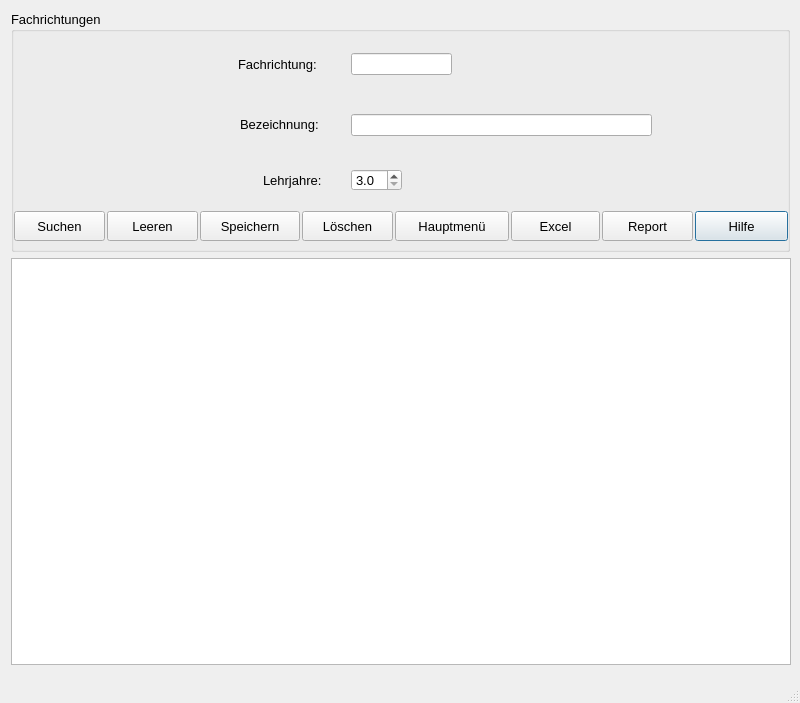
<?xml version="1.0" encoding="UTF-8"?>
<ui version="4.0">
 <class>Dialog</class>
 <widget class="QDialog" name="Dialog">
  <property name="geometry">
   <rect>
    <x>0</x>
    <y>0</y>
    <width>800</width>
    <height>703</height>
   </rect>
  </property>
  <property name="minimumSize">
   <size>
    <width>797</width>
    <height>703</height>
   </size>
  </property>
  <property name="windowTitle">
   <string>Fachrichtungen</string>
  </property>
  <property name="sizeGripEnabled">
   <bool>true</bool>
  </property>
  <layout class="QGridLayout" name="gridLayout">
   <item row="0" column="0">
    <widget class="QGroupBox" name="gbFachrichtungen">
     <property name="sizePolicy">
      <sizepolicy hsizetype="Fixed" vsizetype="Fixed">
       <horstretch>0</horstretch>
       <verstretch>0</verstretch>
      </sizepolicy>
     </property>
     <property name="minimumSize">
      <size>
       <width>779</width>
       <height>241</height>
      </size>
     </property>
     <property name="maximumSize">
      <size>
       <width>779</width>
       <height>241</height>
      </size>
     </property>
     <property name="font">
      <font>
       <pointsize>10</pointsize>
      </font>
     </property>
     <property name="title">
      <string>Fachrichtungen</string>
     </property>
     <widget class="QLineEdit" name="leFachrichtungabk">
      <property name="geometry">
       <rect>
        <x>340</x>
        <y>42</y>
        <width>101</width>
        <height>22</height>
       </rect>
      </property>
      <property name="font">
       <font>
        <pointsize>10</pointsize>
       </font>
      </property>
     </widget>
     <widget class="QLineEdit" name="leFachrichtungbez">
      <property name="geometry">
       <rect>
        <x>340</x>
        <y>103</y>
        <width>301</width>
        <height>22</height>
       </rect>
      </property>
      <property name="font">
       <font>
        <pointsize>10</pointsize>
       </font>
      </property>
     </widget>
     <widget class="QLabel" name="lblFachrichtung">
      <property name="geometry">
       <rect>
        <x>227</x>
        <y>43</y>
        <width>111</width>
        <height>20</height>
       </rect>
      </property>
      <property name="font">
       <font>
        <pointsize>10</pointsize>
       </font>
      </property>
      <property name="text">
       <string>Fachrichtung:</string>
      </property>
     </widget>
     <widget class="QLabel" name="lblBezeichnung">
      <property name="geometry">
       <rect>
        <x>229</x>
        <y>103</y>
        <width>101</width>
        <height>20</height>
       </rect>
      </property>
      <property name="font">
       <font>
        <pointsize>10</pointsize>
       </font>
      </property>
      <property name="text">
       <string>Bezeichnung:</string>
      </property>
     </widget>
     <widget class="QLabel" name="lblLJahre">
      <property name="geometry">
       <rect>
        <x>252</x>
        <y>161</y>
        <width>91</width>
        <height>16</height>
       </rect>
      </property>
      <property name="font">
       <font>
        <pointsize>10</pointsize>
       </font>
      </property>
      <property name="text">
       <string>Lehrjahre:</string>
      </property>
     </widget>
     <widget class="QDoubleSpinBox" name="sbLehrjahre">
      <property name="geometry">
       <rect>
        <x>340</x>
        <y>158</y>
        <width>51</width>
        <height>22</height>
       </rect>
      </property>
      <property name="font">
       <font>
        <pointsize>10</pointsize>
       </font>
      </property>
      <property name="decimals">
       <number>1</number>
      </property>
      <property name="minimum">
       <double>3.000000000000000</double>
      </property>
      <property name="maximum">
       <double>4.000000000000000</double>
      </property>
      <property name="singleStep">
       <double>0.500000000000000</double>
      </property>
     </widget>
     <widget class="QPushButton" name="btHilfe">
      <property name="geometry">
       <rect>
        <x>684</x>
        <y>200</y>
        <width>93</width>
        <height>30</height>
       </rect>
      </property>
      <property name="sizePolicy">
       <sizepolicy hsizetype="Fixed" vsizetype="Fixed">
        <horstretch>0</horstretch>
        <verstretch>0</verstretch>
       </sizepolicy>
      </property>
      <property name="maximumSize">
       <size>
        <width>100</width>
        <height>16777215</height>
       </size>
      </property>
      <property name="font">
       <font>
        <pointsize>10</pointsize>
       </font>
      </property>
      <property name="text">
       <string>Hilfe</string>
      </property>
      <property name="icon">
       <iconset>
        <normaloff>../../_Symbole/UsedSymbols/info_13213.ico</normaloff>../../_Symbole/UsedSymbols/info_13213.ico</iconset>
      </property>
     </widget>
     <widget class="QPushButton" name="btAbbrechen">
      <property name="geometry">
       <rect>
        <x>384</x>
        <y>200</y>
        <width>114</width>
        <height>30</height>
       </rect>
      </property>
      <property name="sizePolicy">
       <sizepolicy hsizetype="Fixed" vsizetype="Fixed">
        <horstretch>0</horstretch>
        <verstretch>0</verstretch>
       </sizepolicy>
      </property>
      <property name="maximumSize">
       <size>
        <width>500</width>
        <height>16777215</height>
       </size>
      </property>
      <property name="font">
       <font>
        <pointsize>10</pointsize>
       </font>
      </property>
      <property name="text">
       <string>Hauptmenü</string>
      </property>
      <property name="icon">
       <iconset>
        <normaloff>../../_Symbole/UsedSymbols/log-out_icon-icons.com_50106.ico</normaloff>../../_Symbole/UsedSymbols/log-out_icon-icons.com_50106.ico</iconset>
      </property>
     </widget>
     <widget class="QPushButton" name="btClear">
      <property name="geometry">
       <rect>
        <x>96</x>
        <y>200</y>
        <width>91</width>
        <height>30</height>
       </rect>
      </property>
      <property name="sizePolicy">
       <sizepolicy hsizetype="Fixed" vsizetype="Fixed">
        <horstretch>0</horstretch>
        <verstretch>0</verstretch>
       </sizepolicy>
      </property>
      <property name="maximumSize">
       <size>
        <width>100</width>
        <height>16777215</height>
       </size>
      </property>
      <property name="font">
       <font>
        <pointsize>10</pointsize>
       </font>
      </property>
      <property name="text">
       <string>Leeren</string>
      </property>
      <property name="icon">
       <iconset>
        <normaloff>../../_Symbole/UsedSymbols/-clear_90704.ico</normaloff>../../_Symbole/UsedSymbols/-clear_90704.ico</iconset>
      </property>
     </widget>
     <widget class="QPushButton" name="btCSV">
      <property name="geometry">
       <rect>
        <x>591</x>
        <y>200</y>
        <width>91</width>
        <height>30</height>
       </rect>
      </property>
      <property name="sizePolicy">
       <sizepolicy hsizetype="Fixed" vsizetype="Fixed">
        <horstretch>0</horstretch>
        <verstretch>0</verstretch>
       </sizepolicy>
      </property>
      <property name="maximumSize">
       <size>
        <width>100</width>
        <height>16777215</height>
       </size>
      </property>
      <property name="font">
       <font>
        <pointsize>10</pointsize>
       </font>
      </property>
      <property name="text">
       <string>Report</string>
      </property>
      <property name="icon">
       <iconset>
        <normaloff>../../_Symbole/UsedSymbols/reporting_noun_report_document_file_icon_148360.ico</normaloff>../../_Symbole/UsedSymbols/reporting_noun_report_document_file_icon_148360.ico</iconset>
      </property>
     </widget>
     <widget class="QPushButton" name="btSuchen">
      <property name="geometry">
       <rect>
        <x>3</x>
        <y>200</y>
        <width>91</width>
        <height>30</height>
       </rect>
      </property>
      <property name="sizePolicy">
       <sizepolicy hsizetype="Fixed" vsizetype="Fixed">
        <horstretch>0</horstretch>
        <verstretch>0</verstretch>
       </sizepolicy>
      </property>
      <property name="maximumSize">
       <size>
        <width>100</width>
        <height>16777215</height>
       </size>
      </property>
      <property name="font">
       <font>
        <pointsize>10</pointsize>
       </font>
      </property>
      <property name="text">
       <string>Suchen</string>
      </property>
      <property name="icon">
       <iconset>
        <normaloff>../../_Symbole/UsedSymbols/searchmagnifierinterfacesymbol1_79893.ico</normaloff>../../_Symbole/UsedSymbols/searchmagnifierinterfacesymbol1_79893.ico</iconset>
      </property>
     </widget>
     <widget class="QPushButton" name="btSpeichern">
      <property name="geometry">
       <rect>
        <x>189</x>
        <y>200</y>
        <width>100</width>
        <height>30</height>
       </rect>
      </property>
      <property name="sizePolicy">
       <sizepolicy hsizetype="Fixed" vsizetype="Fixed">
        <horstretch>0</horstretch>
        <verstretch>0</verstretch>
       </sizepolicy>
      </property>
      <property name="maximumSize">
       <size>
        <width>102</width>
        <height>16777215</height>
       </size>
      </property>
      <property name="font">
       <font>
        <pointsize>10</pointsize>
       </font>
      </property>
      <property name="text">
       <string>Speichern</string>
      </property>
      <property name="icon">
       <iconset>
        <normaloff>../../_Symbole/UsedSymbols/coordinated_assessment_documents_report_icon_148377.ico</normaloff>../../_Symbole/UsedSymbols/coordinated_assessment_documents_report_icon_148377.ico</iconset>
      </property>
     </widget>
     <widget class="QPushButton" name="btExcel">
      <property name="enabled">
       <bool>true</bool>
      </property>
      <property name="geometry">
       <rect>
        <x>500</x>
        <y>200</y>
        <width>89</width>
        <height>30</height>
       </rect>
      </property>
      <property name="sizePolicy">
       <sizepolicy hsizetype="Fixed" vsizetype="Fixed">
        <horstretch>0</horstretch>
        <verstretch>0</verstretch>
       </sizepolicy>
      </property>
      <property name="maximumSize">
       <size>
        <width>100</width>
        <height>16777215</height>
       </size>
      </property>
      <property name="font">
       <font>
        <pointsize>10</pointsize>
       </font>
      </property>
      <property name="text">
       <string>Excel</string>
      </property>
      <property name="icon">
       <iconset>
        <normaloff>../../_Symbole/UsedSymbols/microsoft_excel_icon_132212.ico</normaloff>../../_Symbole/UsedSymbols/microsoft_excel_icon_132212.ico</iconset>
      </property>
     </widget>
     <widget class="QPushButton" name="btLoeschen">
      <property name="geometry">
       <rect>
        <x>291</x>
        <y>200</y>
        <width>91</width>
        <height>30</height>
       </rect>
      </property>
      <property name="sizePolicy">
       <sizepolicy hsizetype="Fixed" vsizetype="Fixed">
        <horstretch>0</horstretch>
        <verstretch>0</verstretch>
       </sizepolicy>
      </property>
      <property name="maximumSize">
       <size>
        <width>100</width>
        <height>16777215</height>
       </size>
      </property>
      <property name="font">
       <font>
        <pointsize>10</pointsize>
       </font>
      </property>
      <property name="text">
       <string>Löschen</string>
      </property>
      <property name="icon">
       <iconset>
        <normaloff>../../_Symbole/UsedSymbols/seo-social-web-network-internet_262_icon-icons.com_61518.ico</normaloff>../../_Symbole/UsedSymbols/seo-social-web-network-internet_262_icon-icons.com_61518.ico</iconset>
      </property>
     </widget>
    </widget>
   </item>
   <item row="1" column="0">
    <widget class="QTableWidget" name="twAnzeige">
     <property name="sizePolicy">
      <sizepolicy hsizetype="Expanding" vsizetype="Expanding">
       <horstretch>0</horstretch>
       <verstretch>0</verstretch>
      </sizepolicy>
     </property>
     <property name="minimumSize">
      <size>
       <width>780</width>
       <height>400</height>
      </size>
     </property>
     <property name="font">
      <font>
       <pointsize>10</pointsize>
      </font>
     </property>
     <property name="autoFillBackground">
      <bool>false</bool>
     </property>
     <property name="editTriggers">
      <set>QAbstractItemView::NoEditTriggers</set>
     </property>
     <property name="tabKeyNavigation">
      <bool>true</bool>
     </property>
     <property name="showDropIndicator" stdset="0">
      <bool>true</bool>
     </property>
     <property name="alternatingRowColors">
      <bool>true</bool>
     </property>
     <property name="wordWrap">
      <bool>true</bool>
     </property>
     <attribute name="verticalHeaderVisible">
      <bool>true</bool>
     </attribute>
     <attribute name="verticalHeaderCascadingSectionResizes">
      <bool>false</bool>
     </attribute>
    </widget>
   </item>
   <item row="2" column="0">
    <widget class="QLabel" name="lab_INFO">
     <property name="sizePolicy">
      <sizepolicy hsizetype="Minimum" vsizetype="Preferred">
       <horstretch>0</horstretch>
       <verstretch>0</verstretch>
      </sizepolicy>
     </property>
     <property name="minimumSize">
      <size>
       <width>780</width>
       <height>21</height>
      </size>
     </property>
     <property name="font">
      <font>
       <pointsize>10</pointsize>
      </font>
     </property>
     <property name="text">
      <string/>
     </property>
    </widget>
   </item>
  </layout>
 </widget>
 <tabstops>
  <tabstop>leFachrichtungabk</tabstop>
  <tabstop>leFachrichtungbez</tabstop>
  <tabstop>sbLehrjahre</tabstop>
  <tabstop>btSuchen</tabstop>
  <tabstop>btSpeichern</tabstop>
  <tabstop>btAbbrechen</tabstop>
  <tabstop>btLoeschen</tabstop>
  <tabstop>btExcel</tabstop>
  <tabstop>btCSV</tabstop>
  <tabstop>btHilfe</tabstop>
  <tabstop>twAnzeige</tabstop>
 </tabstops>
 <resources/>
 <connections/>
</ui>
